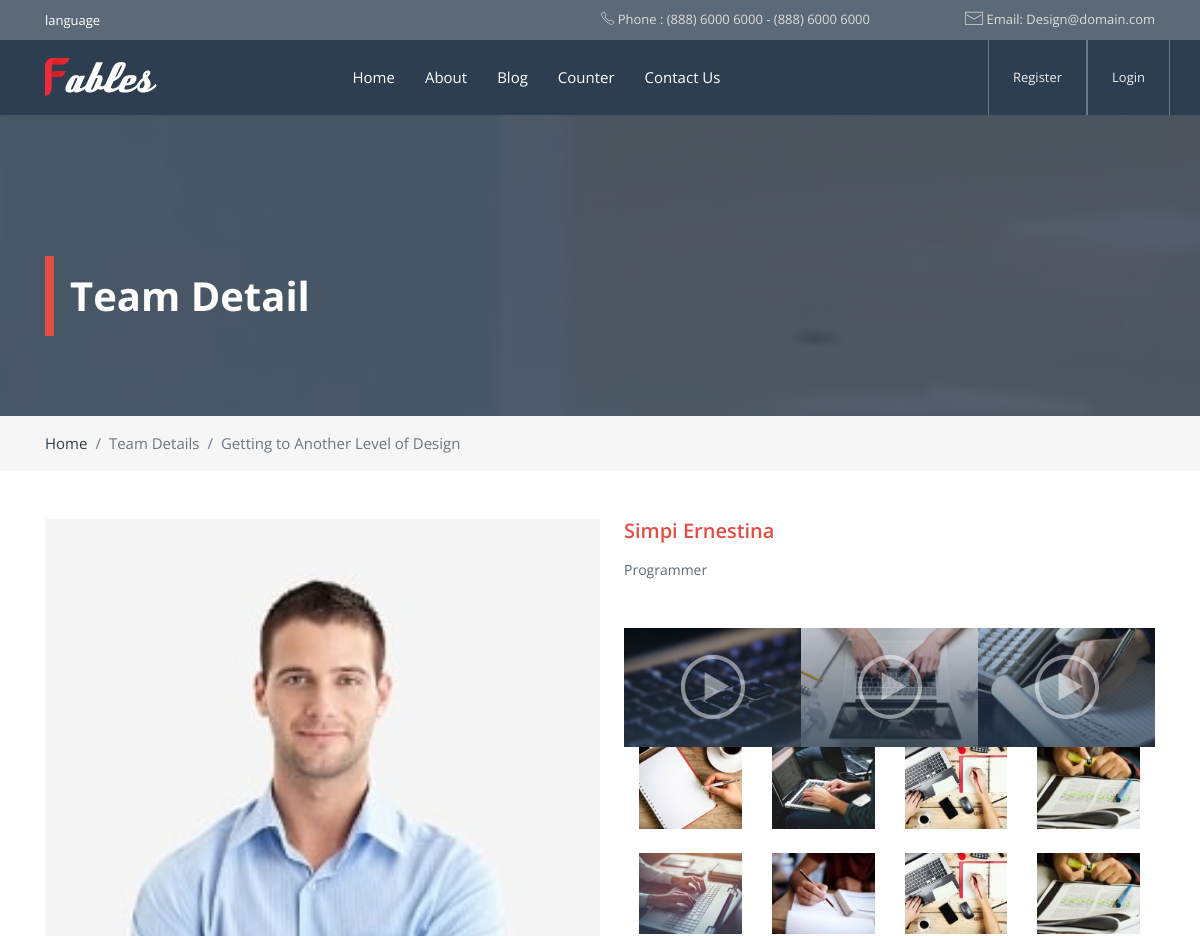
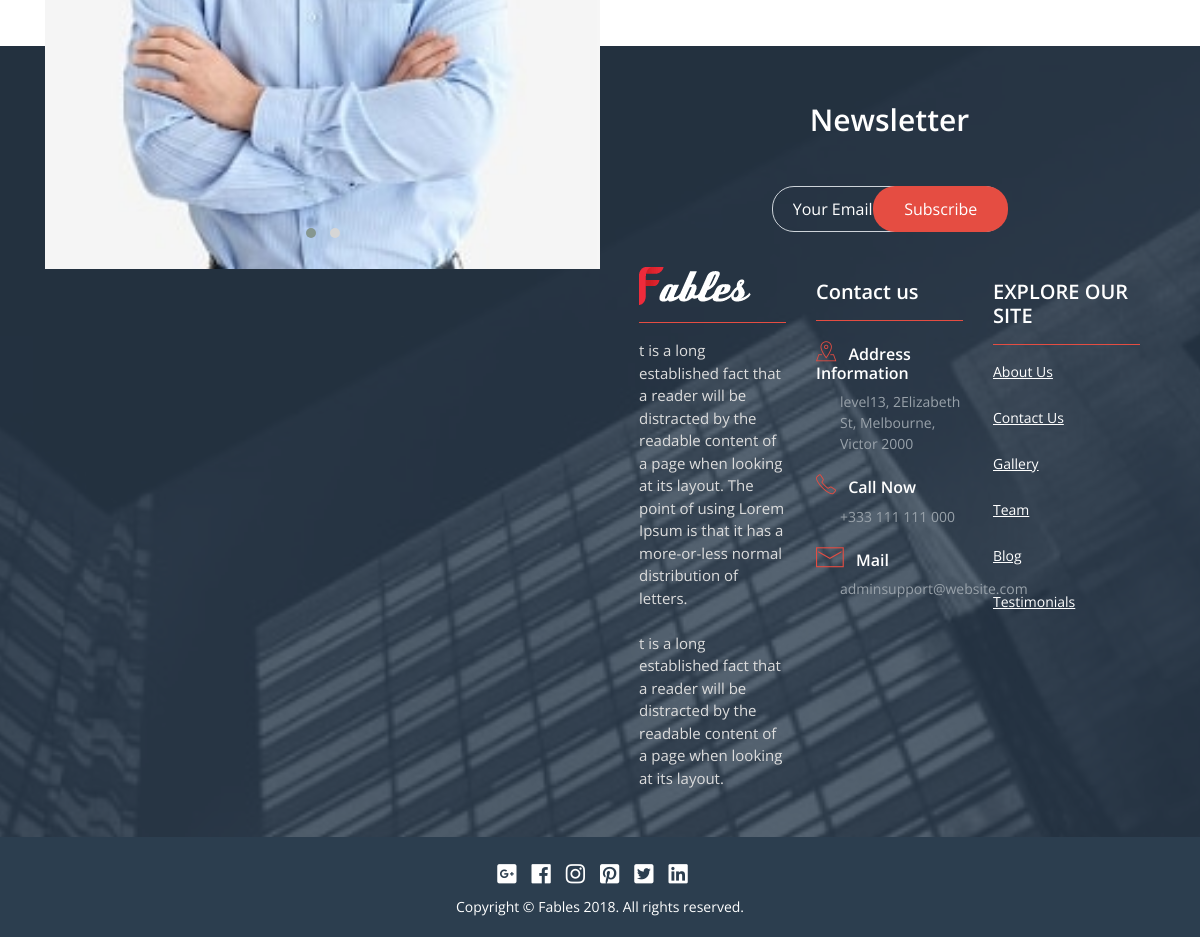
Screenshot of /team_detail/2/ with the database file from the repository (2 pictures, top to bottom).
### core/models.py (models this page shows, shortened)
class Team(models.Model):
    name = models.CharField(max_length=50)
    skill = models.CharField(max_length=50)
    img = models.ImageField(upload_to='picture')

### core/views.py (the view)
# urls.py: path('team_detail/<int:pk>/', TeamDetail.as_view(), name='team_detail'),
class TeamDetail(DetailView):
    model = Team
    template_name = 'core/team_detail.html'
    redirect_field_name = 'login'

### core/templates/core/team_detail.html (shortened to what this page needs)
{% extends "core/base.html"%}
{% load static %}
{% block content %}
<div class="fables-header fables-after-overlay bg-rules">
    <div class="container">
         <h2 class="fables-page-title fables-second-border-color wow fadeInLeft" data-wow-duration="1.5s">Team Detail</h2>
    </div>
</div>
<div class="fables-light-background-color">
    <div class="container">
        <div class="row">
            <div class="col-12">
                <nav aria-label="breadcrumb">
                  <ol class="fables-breadcrumb breadcrumb px-0 py-3">
                    <li class="breadcrumb-item"><a href="#" class="fables-second-text-color">Home</a></li>
                    <li class="breadcrumb-item active" aria-current="page">Team Details</li>
                    <li class="breadcrumb-item active" aria-current="page">Getting to Another Level of Design </li>
                  </ol>
                </nav>
            </div>
        </div>
    </div>
</div>
<div class="container">
     <div class="my-4 my-lg-5">
        <div class="owl-carousel owl-theme default-carousel absolute-dots inside-text-carousel nav-0 mr-4 mb-3">
              <div class="image-container rotateOut-effect">
                  <a href="#">
                    <img src="{{ object.img.url}}" alt="" class="w-100">
                  </a>
              </div>
         </div>
         <h2 class="fables-second-text-color font-20 semi-font my-3 mt-md-0">{{object.name}}</h2>
         <p class="fables-forth-text-color font-14">
             {{object.skill}}
          </p>
     </div>
     <div class="row mx-sm-0 mb-4 mb-md-0">
          <div class="col-12 col-sm-4 p-sm-0 mb-4 mb-sm-0 wow fadeIn" data-wow-delay=".3s">
             <div class="position-relative image-container rotateOut-effect">
                      <img src="{% static 'assets/custom/images/video1.jpg' %}" alt="" class="w-100">
                  <div class="demo-gallery-poster fables-main-gradient">
                    <a data-fancybox href="https://www.youtube.com/watch?v=meBbDqAXago">
                       <img src="{% static 'assets/custom/images/play-button.png' %}" alt="play button" class="img-fluid">
                   </a>
                 </div>
            </div>
         </div>
          <div class="col-12 col-sm-4 p-sm-0 mb-4 mb-sm-0 wow fadeIn" data-wow-delay=".6s">
              <div class="position-relative image-container rotateOut-effect">
                  <img src="{% static 'assets/custom/images/video2.jpg' %}" alt="" class="w-100">
                  <div class="demo-gallery-poster fables-main-gradient">
                    <a data-fancybox href="https://www.youtube.com/watch?v=meBbDqAXago">
                       <img src="{% static 'assets/custom/images/play-button.png' %}" alt="play button" class="img-fluid">
                   </a>
                 </div>
             </div>
         </div>
          <div class="col-12 col-sm-4 p-sm-0 mb-4 mb-sm-0 wow fadeIn" data-wow-delay=".9s">
              <div class="position-relative image-container rotateOut-effect">
                  <img src="{% static 'assets/custom/images/video3.jpg' %}" alt="" class="w-100">
                  <div class="demo-gallery-poster fables-main-gradient">
                    <a data-fancybox href="https://www.youtube.com/watch?v=meBbDqAXago">
                       <img src="{% static 'assets/custom/images/play-button.png' %}" alt="play button" class="img-fluid">
                   </a>
                 </div>
             </div>
         </div>
     </div>
     <div class="row mb-lg-4">
              <div class="col-12 col-sm-6 col-md-4 col-lg-3 mb-4 wow fadeIn" data-wow-delay=".4s">
                  <div class="img-contain image-container rotateOut-effect">
                      <img src="{% static 'assets/custom/images/blog-cat1.jpg' %}" alt="" class="w-100">
                  </div>
              </div>
              <div class="col-12 col-sm-6 col-md-4 col-lg-3 mb-4 wow fadeIn" data-wow-delay=".8s">
                  <div class="img-contain image-container rotateOut-effect">
                      <img src="{% static 'assets/custom/images/blog-cat2.jpg' %}" alt="" class="w-100">
                  </div>
              </div>
              <div class="col-12 col-sm-6 col-md-4 col-lg-3 mb-4 wow fadeIn" data-wow-delay="1.2s">
                  <div class="img-contain image-container rotateOut-effect">
                      <img src="{% static 'assets/custom/images/blog-cat3.jpg' %}" alt="" class="w-100">
                  </div>
              </div>
              <div class="col-12 col-sm-6 col-md-4 col-lg-3 mb-4 wow fadeIn" data-wow-delay="1.6s">
                  <div class="img-contain image-container rotateOut-effect">
                      <img src="{% static 'assets/custom/images/blog-cat4.jpg' %}" alt="" class="w-100">
                  </div>
              </div>
              <div class="col-12 col-sm-6 col-md-4 col-lg-3 mb-4 wow fadeIn" data-wow-delay="2s">
                  <div class="img-contain image-container rotateOut-effect">
                      <img src="{% static 'assets/custom/images/blog-cat5.jpg' %}" alt="" class="w-100">
                  </div>
              </div>
              <div class="col-12 col-sm-6 col-md-4 col-lg-3 mb-4 wow fadeIn" data-wow-delay="2.4s">
                  <div class="img-contain image-container rotateOut-effect">
                      <img src="{% static 'assets/custom/images/blog-cat6.jpg' %}" alt="" class="w-100">
                  </div>
              </div>
              <div class="col-12 col-sm-6 col-md-4 col-lg-3 mb-4 wow fadeIn" data-wow-delay="2.8s">
                  <div class="img-contain image-container rotateOut-effect">
                      <img src="{% static 'assets/custom/images/blog-cat3.jpg' %}" alt="" class="w-100">
                  </div>
              </div>
              <div class="col-12 col-sm-6 col-md-4 col-lg-3 mb-4 wow fadeIn" data-wow-delay="3.2s">
                  <div class="img-contain image-container rotateOut-effect">
                      <img src="{% static 'assets/custom/images/blog-cat4.jpg' %}" alt="" class="w-100">
                  </div>
              </div>
          </div>
</div>
{% endblock %}

### static/assets/custom/css/custom.css (style rules this page uses)
body { font-family: 'Open Sans', sans-serif; }
.fables-light-background-color a { color: #2C3E4F !important; }
.fables-header { padding: 33px 0; background-image: url(../images/pages-header-background.jpg); }
.fables-after-overlay { position: relative; }
.fables-after-overlay::after { content: ""; position: absolute; top: 0; left: 0; right: 0; bottom: 0; background-color: rgba(44,62,79,.8); }
.fables-page-title { color: #fff; border-left-style: solid; border-left-width: 9px; z-index: 1; position: relative; padding-left: 16px; margin-top: 108px; line-height: 80px; font-size: 40px; font-weight: 700; margin-bottom: 47px; }
.fables-breadcrumb { padding: 0; margin-bottom: 0; background-color: transparent; }
.fables-breadcrumb .breadcrumb-item { font-size: 15px; }
.img-contain { position: relative; }
.demo-gallery-poster { position: absolute; text-align: center; z-index: 9; top: 0; bottom: 0; left: 0; right: 0; padding: 0; display: flex; align-items: center; align-content: center; justify-content: center; }
.demo-gallery-poster img { opacity: .6; }
.inside-text-carousel { width: 50%; float: left; }
.bg-rules { background-position: center top; background-attachment: fixed; background-repeat: no-repeat; background-size: cover; }
.semi-font { font-weight: 600; }
h1,h2,h3,h4,h5,h6,p { margin: 0; }
.font-14 { font-size: 14px; }
.font-20 { font-size: 20px; }
.owl-carousel .owl-item img { width: auto; margin-right: auto; margin-left: auto; max-width: 100%; }
.fables-light-background-color { background-color: #F6F6F6; }
.fables-main-gradient { background: -moz-linear-gradient(top, rgba(44,62,79,0.2) 0%, rgba(44,62,79,0.21) 1%, rgba(44,62,79,0.77) 100%); background: -webkit-linear-gradient(top, rgba(44,62,79,0.2) 0%,rgba(44,62,79,0.21) 1%,rgba(44,62,79,0.77) 100%); background: linear-gradient(to bottom, rgba(44,62,79,0.2) 0%,rgba(44,62,79,0.21) 1%,rgba(44,62,79,0.77) 100%); filter: progid:DXImageTransform.Microsoft.gradient( startColorstr='#332c3e4f', endColorstr='#c42c3e4f',GradientType=0 ); }
.fables-second-text-color { color: #E54D42 ; }
.fables-second-border-color { border-color: #E54D42 !important; }
.fables-forth-text-color { color: #5C6A77; }
.image-container { overflow: hidden; position: relative; }
.image-container img { transition: all ease-in-out .4s; -o-transition: all ease-in-out .4s; -webkit-transition: all ease-in-out .4s; -moz-transition: all ease-in-out .4s; }

### rows the page displays
Team: img (picture), name "Simpi Ernestina", skill "Programmer"
